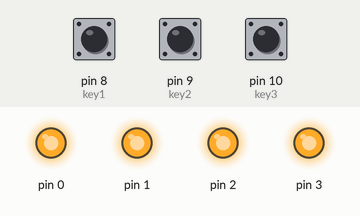
This sketch was run on a simulated Arduino Uno, built with avr-gcc and run on an emulated ATmega328P. On the bench: output pins drawn as LEDs (lit = HIGH). Inputs (shaded band) come from the test bench; at power-on: pin 9 (key2) LOW, pin 8 (key1) HIGH, pin 10 (key3) LOW.

Above: at 2.6 s.
2.7 s: pin 9 (key2) pulled HIGH for 1.1 s
At 3.5 s:
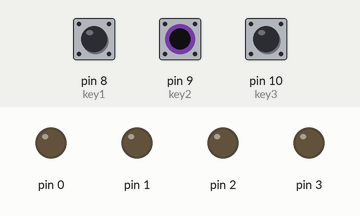
At 4.25 s:
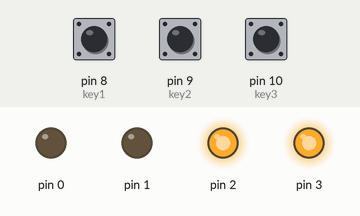
5.3 s: pin 9 (key2) pulled HIGH for 3.2 s
At 8.65 s:
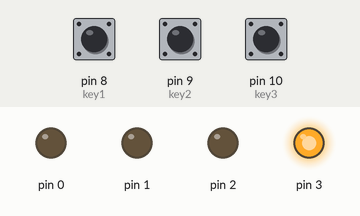
Timing chart, 0 to 10.9 s (numbered marks = the images above; inputs shaded):
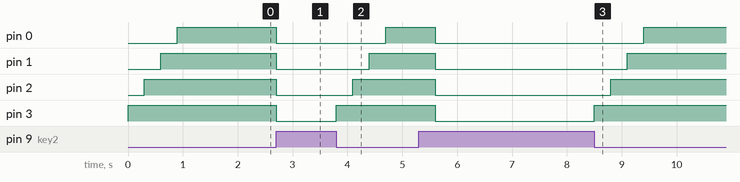

Measured:
- after the input at 2.7 s, pin 0: HIGH → LOW at once, → HIGH 2.0 s later; pin 1: HIGH → LOW at once, → HIGH 1.7 s later; pin 2: HIGH → LOW at once, → HIGH 1.4 s later; pin 3: HIGH → LOW at once, → HIGH 1.1 s later
- after the input at 5.3 s, pin 0: HIGH → LOW after 0.30 s, → HIGH 3.8 s later; pin 1: HIGH → LOW after 0.30 s, → HIGH 3.5 s later; pin 2: HIGH → LOW after 0.30 s, → HIGH 3.2 s later; pin 3: HIGH → LOW after 0.30 s, → HIGH 2.9 s later

The sketch:

sketch_oct03a.ino
```cpp
const long interval = 300;           // interval at which to blink (milliseconds)

void setup() {
  // set the digital pin as output:
  pinMode(0, OUTPUT);
  pinMode(1, OUTPUT);
  pinMode(2, OUTPUT);
  pinMode(3, OUTPUT);

  pinMode(8, INPUT); //key1
  pinMode(9, INPUT);//key2
  pinMode(10, INPUT);//key3
}

void loop() {

    if(digitalRead(8) == LOW  ){
      digitalWrite(0, HIGH);
      delay(interval);

      digitalWrite(1, HIGH);
      delay(interval);

      digitalWrite(2, HIGH);
      delay(interval);

      digitalWrite(3, HIGH);
    }
    else if(digitalRead(9) == LOW){
      digitalWrite(3, HIGH);
      delay(interval);

      digitalWrite(2, HIGH);
      delay(interval);

      digitalWrite(1, HIGH);
      delay(interval);

      digitalWrite(0, HIGH);
    }
    else if(digitalRead(10) == LOW){
      digitalWrite(2, LOW);
      digitalWrite(1, LOW);
      digitalWrite(0, LOW);
      digitalWrite(3, LOW);
    }
  }
```
